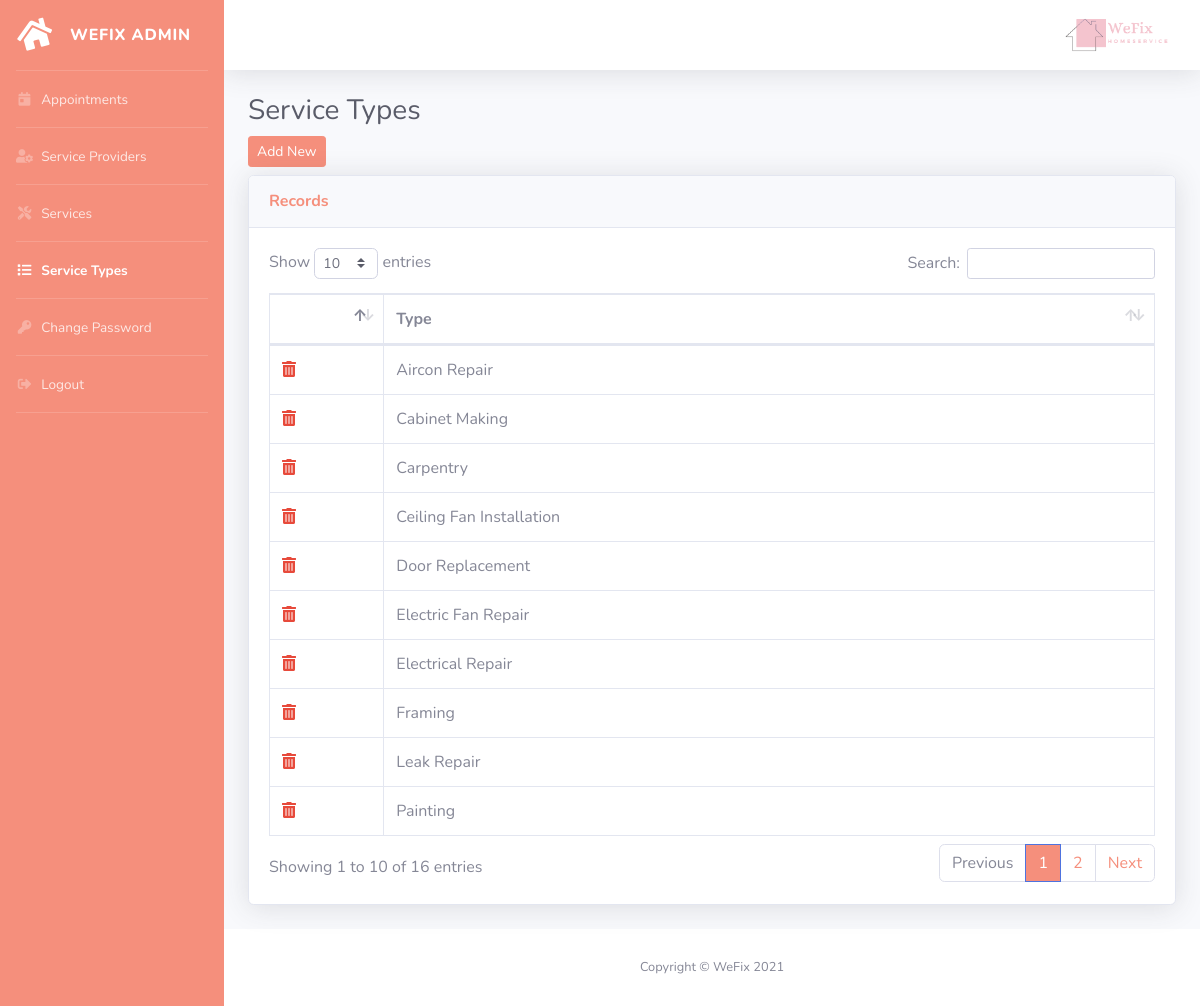
/admin/index.php?pg=servicetypes (signed in), run on the app's committed database.
### tables this page shows
CREATE TABLE IF NOT EXISTS `service_types` (
  `id` int(11) NOT NULL AUTO_INCREMENT,
  `type` text NOT NULL,
  `deleted` bit(1) NOT NULL DEFAULT b'0',
  PRIMARY KEY (`id`)
);

### admin/servicetypes.php (the view, shortened to what this page needs)
<h1 class="h3 mb-2 text-gray-800">Service Types</h1>
<input type="button" class="btn btn-sm btn-primary mb-2" data-toggle="modal" data-target="#add" value="Add New"></input>
<div class="card shadow mb-4">
	<div class="card-header py-3">
		<h6 class="m-0 font-weight-bold text-primary">Records</h6>
	</div>
	<div class="card-body">
		<div class="table-responsive">
			<table class="table table-bordered" id="dataTable" width="100%" cellspacing="0">
				<thead>
					<tr>
						<th></th>
						<th>Type</th>
					</tr>
				</thead>
				<tbody>
					<?php
					$items = mysql_query("select * from service_types where deleted=0 order by type");
					while($item = mysql_fetch_array($items)){
					?>
					<tr>
						<td><a href="#" data-toggle="modal" data-target="#delete" onclick="setID('<?php echo $item["id"];?>')" title="Click to delete"><span class="fas fa-trash-alt text-danger"></span></a></td>
						<td><?php echo $item["type"];?></td>
					</tr>
					<?php
					}
					?>
				</tbody>
			</table>
		</div>
	</div>
</div>

### data on the page
service_types: type "Aircon Repair"
service_types: type "Cabinet Making"
service_types: type "Carpentry"
service_types: type "Ceiling Fan Installation"
service_types: type "Door Replacement"
service_types: type "Electric Fan Repair"
service_types: type "Electrical Repair"
service_types: type "Framing"
service_types: type "Leak Repair"
service_types: type "Painting"
